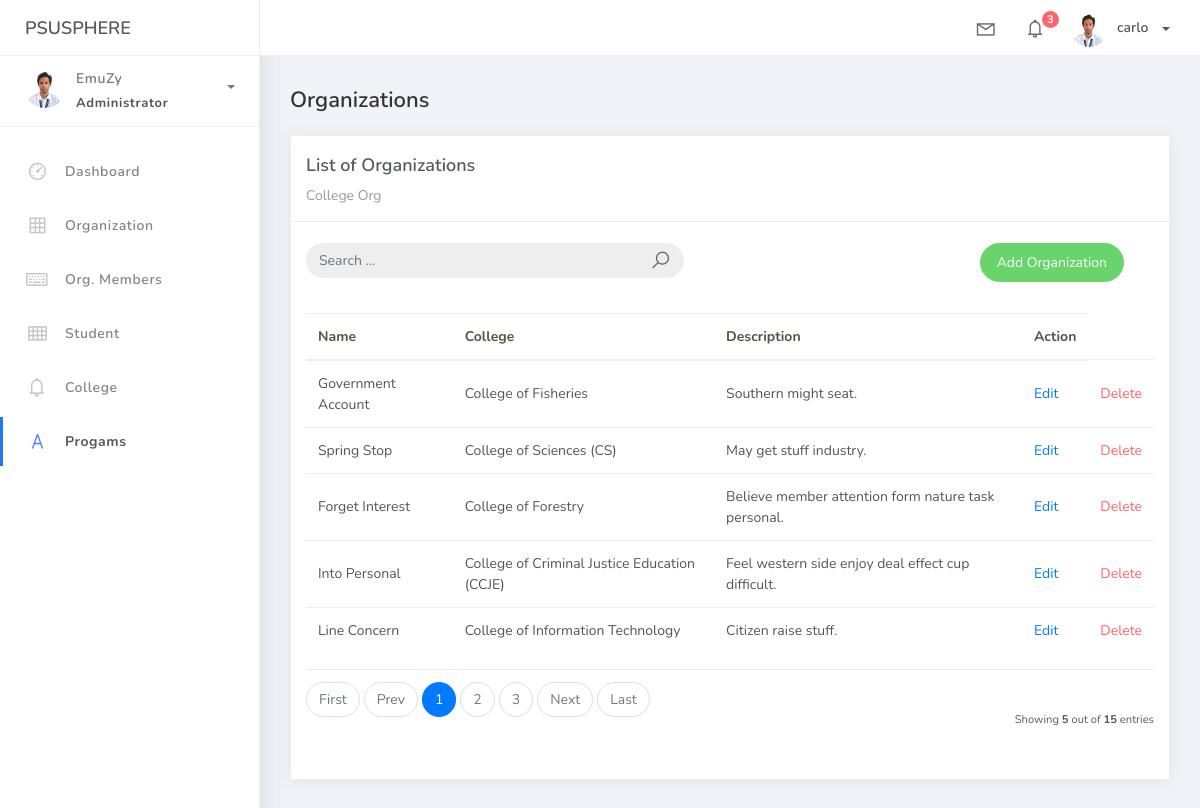
Screenshot of /organization_list with the database file from the repository.
### studentorg/models.py (models this page shows, shortened)
class BaseModel(models.Model):
    create_at = models.DateTimeField(auto_now_add = True, db_index = True)
    update_at = models.DateTimeField(auto_now = True)
    class Meta:
        abstract = True

class Organization(BaseModel):
    name = models.CharField(max_length = 250)
    college = models.ForeignKey(College, null = True, blank = True, on_delete = models.CASCADE)
    description = models.CharField(max_length = 500)

class College(BaseModel):
    college_name = models.CharField(max_length = 150)
    def __str__(self):
        return self.college_name

### studentorg/views.py (the view)
# urls.py: path('organization_list', OrganizationList.as_view(), name='organization-list'),
class OrganizationList(ListView):
    template_name = 'org_list.html'
    paginate_by = 5
    model = Organization
    context_object_name = 'organization'
    def get_queryset(self, *args, **kwargs):
        qs = super(OrganizationList, self).get_queryset(*args, **kwargs)
        if self.request.GET.get("q") != None:
            query = self.request.GET.get('q')
            qs = qs.filter(Q(name__icontains=query) |
            Q(description__icontains=query) | Q(college__college_name__icontains=query))
        return qs

### templates/org_list.html
{% extends 'base.html' %} {% load static %} {% block content %}
<div class="content">
  <div class="container-fluid">
    <h4 class="page-title">Organizations</h4>
    <div class="row">
      <div class="col-md-12">
        <div class="card">
          <div class="card-header">
            <div class="card-title">List of Organizations</div>
            <div class="card-category">College Org</div>
          </div>
          <br>
              <div class="col-md-12 row">
                  <div class="col-md-6">
                    <form action="" class="navbar-left navbar-form nav-search mr-md-3" action="{% url 'organization-list' %}">
                        <div class="input-group">
                          <input type="text" placeholder="Search ..." class="form-control" name="q">
                            <div class="input-group-append">
                                <span class="input-group-text">
                                  <i class="la la-search search-icon"></i>
                                </span>
                            </div>
                        </div>
                    </form>
                  </div>
                  <div class="col-md-6">
                      <div class="pull-right">
                        <a href="{% url 'organization-add' %}" class="btn btn-success btn-rounded">Add Organization</a>
                      </div>
                  </div>
              </div>
          <div class="card-body">
            <table class="table table-stripped mt-3">
                <thead>
                    <tr>
                        <th scope="col">Name</th>
                        <th scope="col">College</th>
                        <th scope="col">Description</th>
                        <th scope="col">Action</th>
                    </tr>
                </thead>
                <tbody>
                    {% for object in object_list %}
                    <tr>
                        <td>{{ object.name }}</td>
                        <td>{{ object.college }}</td>
                        <td>{{ object.description }}</td>
                        <td><a href="organization_list/{{ object.id }}">Edit</a></td>
                        <td> <a href="organization_list/{{ object.id }}/delete" class="text-danger">Delete</a></td>
                    </tr>
                    {% empty %}
                    <tr>
                        <td colspan="4" style="text-align: center;">
                          <p class="text-sm font-weight-bold mb-0">No Records Found</p>
                        </td>
                    </tr>
                    {% endfor %}
                </tbody>
            </table>
            {% include 'includes/pagination.html' %}
          </div>
        </div>
      </div>
    </div>
  </div>
</div>
{% endblock %}

### rows the page displays
Organization: name "Government Account", college "College of Fisheries", description "Southern might seat."
Organization: name "Spring Stop", college "College of Sciences (CS)", description "May get stuff industry."
Organization: name "Forget Interest", college "College of Forestry", description "Believe member attention form nature task personal."
Organization: name "Into Personal", college "College of Criminal Justice Education (CCJE)", description "Feel western side enjoy deal effect cup difficult."
Organization: name "Line Concern", college "College of Information Technology", description "Citizen raise stuff."

### other values shown
{{ page_num }} "1"
{{ page_num }} "2" "3"
{{ object_list.count }} "5"
{{ paginator.count }} "15"
